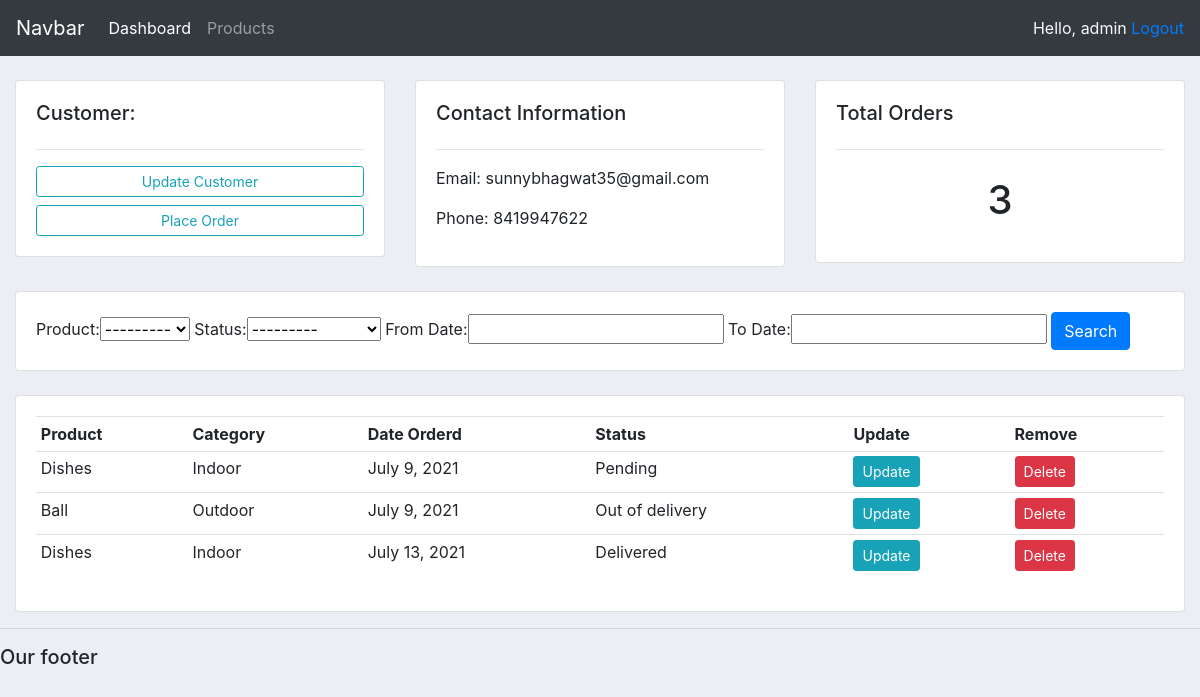
/customer/2 (signed in), run on the app's committed database.
### accounts/models.py (models this page shows, shortened)
class Customer(models.Model):
    user = models.OneToOneField(User, null=True, blank=True, on_delete=models.CASCADE)
    name = models.CharField(max_length=200, null=True)
    phone = models.CharField(max_length=200, null=True)
    email = models.CharField(max_length=200, null=True)
    profile_pic = models.ImageField(null=True, default = 'profile1.png', blank=True)
    date_created = models.DateTimeField (auto_now_add=True, null=True)

class Order(models.Model):
        STATUS = (
            ('Pending', 'Pending'),
            ('Out of delivery', 'Out of delivery'),
            ('Delivered', 'Delivered'),
        )
        customer = models.ForeignKey(Customer, null=True, on_delete=models.SET_NULL)
        product = models.ForeignKey(Products, null=True, on_delete=models.SET_NULL)
        date_created = models.DateField(auto_now_add=True, null=True)
        status = models.CharField(max_length=200, null=True, choices=STATUS)

class Products(models.Model):
    CATEGORY = (
        ('Indoor', 'Indoor'),
        ('Outdoor', 'Outdoor'),
    )
    name = models.CharField(max_length=200, null=True)
    price = models.FloatField(null=True)
    category = models.CharField(max_length=200, null=True, choices=CATEGORY)
    description = models.CharField(max_length=200, null=True, blank=True)
    date_created = models.DateField(auto_now_add=True, null=True)
    tags = models.ManyToManyField(Tag)
    def __str__(self):
            return self.name

### accounts/decorators.py (the view)
        def wrapper_func(request, *args, **kwargs):
            group = None
            if request.user.groups.exists():
                group = request.user.groups.all()[0].name
            if group in allowed_roles:
                return view_func(request, *args, **kwargs)
            else:
                return HttpResponse('you are not authorized to view this page..!')

### accounts/views.py (called while the page is built)
@login_required(login_url='login')
@allowed_users(allowed_roles=['admin'])
def customer(request, pk):
    customer = Customer.objects.get(id=pk)
    orders = customer.order_set.all()
    order_count = orders.count()
    myFilter = OrderFilter(request.GET, queryset=orders)
    orders = myFilter.qs
    context = {'customer': customer, 'orders': orders, 'order_count': order_count, 'myFilter': myFilter}
    return render(request, 'accounts/customer.html', context)

### accounts/templates/accounts/customer.html
{%  extends 'accounts/main.html' %}
{% block content %}
	<br>
<div class="row">
	<div class="col-md">
		<div class="card card-body">
			<h5>Customer:</h5>
			<hr>
			<a class="btn btn-outline-info  btn-sm btn-block" href="">Update Customer</a>
			<a class="btn btn-outline-info  btn-sm btn-block" href=" {% url 'create_order' customer.id %} ">Place Order</a>
		</div>
	</div>
	<div class="col-md">
		<div class="card card-body">
			<h5>Contact Information</h5>
			<hr>
			<p>Email: {{customer.email}}</p>
			<p>Phone: {{customer.phone}}</p>
		</div>
	</div>
	<div class="col-md">
		<div class="card card-body">
			<h5>Total Orders</h5>
			<hr>
			<h1 style="text-align: center;padding: 10px">{{order_count}}</h1>
		</div>
	</div>
</div>
<br>
<div class="row">
	<div class="col">
		<div class="card card-body">
			<form method="get">
			{{myFilter.form}}
		    <button class="btn btn-primary" type="submit">Search</button>
		  </form>
		</div>
	</div>
</div>
<br>
<div class="row">
	<div class="col-md">
		<div class="card card-body">
			<table class="table table-sm">
				<tr>
					<th>Product</th>
					<th>Category</th>
					<th>Date Orderd</th>
					<th>Status</th>
					<th>Update</th>
					<th>Remove</th>
				</tr>
				{% for order in orders %}
				<tr>
					<td>{{order.product}}</td>
					<td>{{order.product.category}}</td>
					<td>{{order.date_created}}</td>
					<td>{{order.status}}</td>
					<td><a class="btn btn-sm btn-info" href="{% url 'update_order' order.id%}">Update</td>
					<td><a class="btn btn-sm btn-danger" href="{% url 'delete_order' order.id %}">Delete</td>
				</tr>
				{% endfor %}
			</table>
		</div>
	</div>
</div>
{% endblock %}

### accounts/templates/accounts/navbar.html (shortened to what this page needs)
<nav class="navbar navbar-expand-lg navbar-dark bg-dark">
  <a class="navbar-brand" href="#">Navbar</a>
  <div class="collapse navbar-collapse" id="navbarNav">
    <ul class="navbar-nav">
      {% if request.user.is_staff %}
      <li class="nav-item active">
        <a class="nav-link" href="{% url 'home' %}">Dashboard</a>
      </li>
      <li class="nav-item">
        <a class="nav-link" href="{% url 'products' %}">Products</a>
      </li>
      {% else %}
        <li class="nav-item">
        <a class="nav-link" href="{% url 'account' %}">Settings</a>
      </li>
      {% endif %}
    </ul>
  </div>
  <span class="text-light"> Hello, {{request.user}} <a href="{% url 'logout'%}">Logout</a> </span>
</nav>

### static/css/main.css (style rules this page uses)
body { background-color: #ebeff5; }

### data on the page
Customer: email "sunnybhagwat35@gmail.com", phone "8419947622"
Order: product "Dishes", product.category "Indoor", date_created "July 9, 2021", status "Pending"
Order: product "Ball", product.category "Outdoor", date_created "July 9, 2021", status "Out of delivery"
Order: product "Dishes", product.category "Indoor", date_created "July 13, 2021", status "Delivered"

### other printed values
{{ request.user }} "admin"
{{ order_count }} "3"
